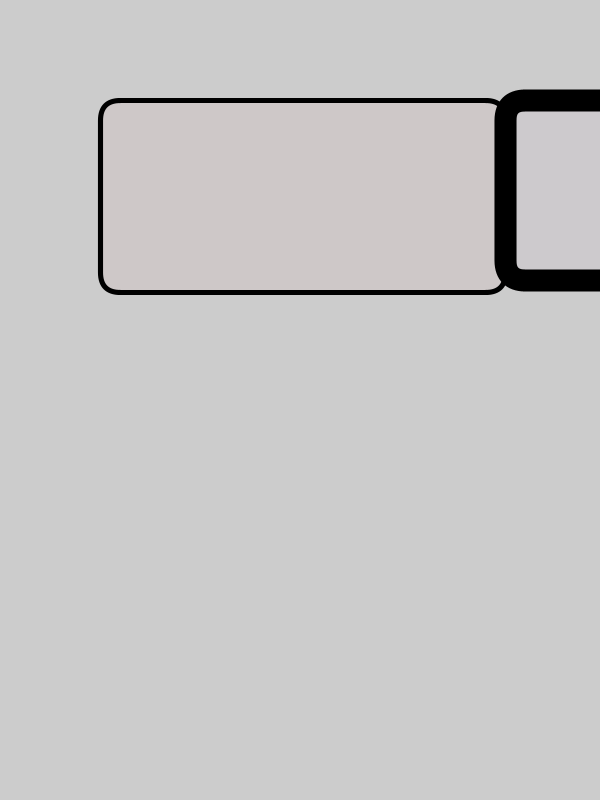
Frame 1 (no input)
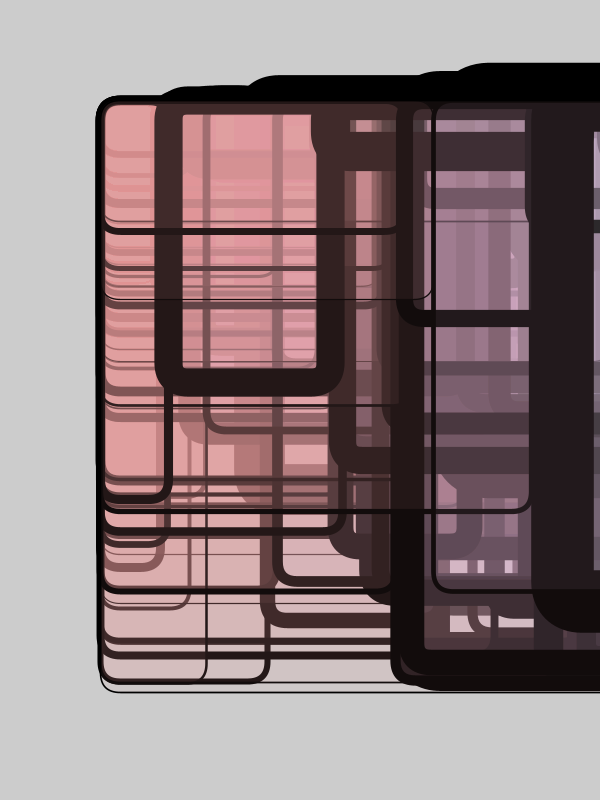
Frame 60 (the mouse pressed at the canvas centre just before this capture)
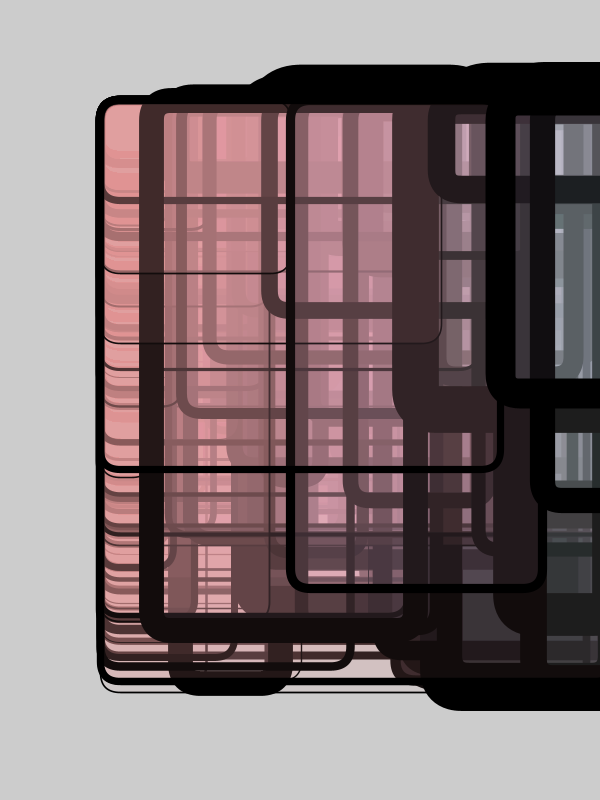
Frame 120 (the mouse held since frame 60 and released just before this capture)

The Processing sketch that drew these frames (run headless with seeded random() and noise(); from frame 60 on, the mouse is pressed at the canvas centre):

// Processing sketch: processing_133100
// ── processing_133100.pde

float object1w;
float object1h;
float object2w;
float object2h;
float object3w;
float object3h;
float stroke1;
float stroke2;
float stroke3;
float object1x;
float object1y;
float object2x;
float object2y;
float object3x;
float object3y;
// TODO: put all your variable declarations here

void setup() {

  // size() goes inside setup() here. Like this:
  size(600,800);      
}

void draw() {
    
object1w = random(50,600);
object1h = random(50,600);
object2w = random(50,600);
object2h = random(50,600);
object3w = random(50,600);
object3h = random(50,600);
stroke1 = random(1,10);
stroke2 = random(1,30);
stroke3 = random(1,50);

  // TODO: assign each variable a random value here. For example:
  //    x = int(random(0,100));
  // Do this for each variable.
  // see http://processing.org/reference/random_.html for more details
strokeWeight(stroke1); 
fill(227,158,158,20);
rect(100,100,object1w,object1h,20);

strokeWeight(stroke2+stroke1);
fill(216,184,211,20);
rect(100+object1w,100,object2w,object2h,20);


strokeWeight(stroke3+stroke1+stroke2);
fill(158,227,226,20);
rect(100+object1w+object2w,100,object3w,object3h,20); 
  // TODO: paste all your draw code here (ie, the code that uses those variables)  

  // TODO: If you are using background(), remove it for now.

  // TODO: Add transparency to all your colors. For example, if you have:
  //   fill(255,0,0);
  // in your code, replace it with:
  //   fill(255,0,0,10);

  // TODO: run your sketch and see what happens!
  
  // The idea here is that if you do the above, you should hopefully
  // get something that looks like the Idris Khan image compositions.
  // Do you?
}
